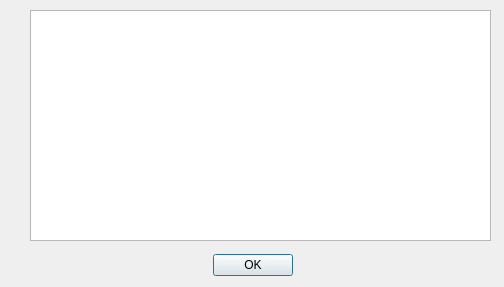
<?xml version="1.0" encoding="UTF-8"?>
<ui version="4.0">
 <class>AboutForm</class>
 <widget class="QMainWindow" name="AboutForm">
  <property name="geometry">
   <rect>
    <x>0</x>
    <y>0</y>
    <width>504</width>
    <height>287</height>
   </rect>
  </property>
  <property name="windowTitle">
   <string>About</string>
  </property>
  <widget class="QWidget" name="centralwidget">
   <widget class="QDialogButtonBox" name="OKButton">
    <property name="geometry">
     <rect>
      <x>10</x>
      <y>250</y>
      <width>486</width>
      <height>31</height>
     </rect>
    </property>
    <property name="orientation">
     <enum>Qt::Horizontal</enum>
    </property>
    <property name="standardButtons">
     <set>QDialogButtonBox::Ok</set>
    </property>
    <property name="centerButtons">
     <bool>true</bool>
    </property>
   </widget>
   <widget class="QWidget" name="layoutWidget">
    <property name="geometry">
     <rect>
      <x>10</x>
      <y>10</y>
      <width>481</width>
      <height>231</height>
     </rect>
    </property>
    <layout class="QHBoxLayout" name="horizontalLayout">
     <item>
      <layout class="QVBoxLayout" name="verticalLayout_2">
       <item>
        <spacer name="verticalSpacer">
         <property name="orientation">
          <enum>Qt::Vertical</enum>
         </property>
         <property name="sizeHint" stdset="0">
          <size>
           <width>20</width>
           <height>40</height>
          </size>
         </property>
        </spacer>
       </item>
      </layout>
     </item>
     <item>
      <widget class="QTextBrowser" name="textEdit"/>
     </item>
    </layout>
   </widget>
  </widget>
 </widget>
 <resources/>
 <connections/>
</ui>
